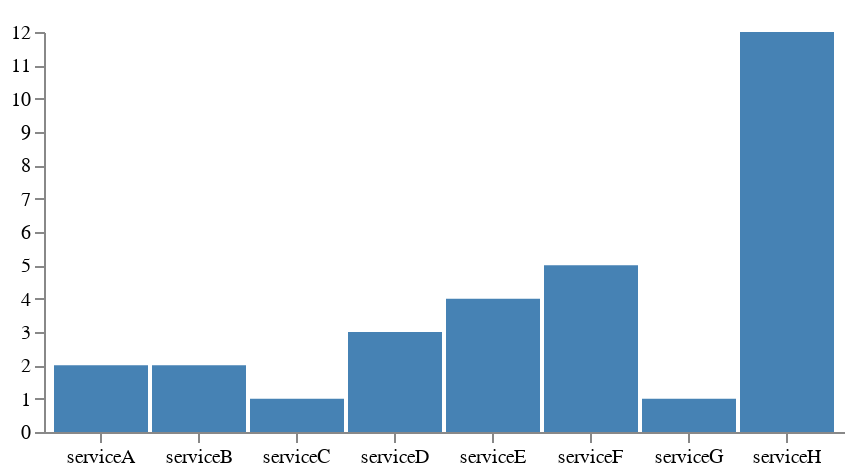

The specification (Vega-Lite) saved for this image:
### Vega specification from a JSON file in a GitHub repository (floating-point values rounded to 4 significant figures)
{"$schema": "https://vega.github.io/schema/vega/v5.json", "width": 400, "height": 200, "padding": 5, "data": [{"name": "table", "values": [{"category": "serviceA", "amount": 2}, {"category": "serviceB", "amount": 2}, {"category": "serviceC", "amount": 1}, {"category": "serviceD", "amount": 3}, {"category": "serviceE", "amount": 4}, {"category": "serviceF", "amount": 5}, {"category": "serviceG", "amount": 1}, {"category": "serviceH", "amount": 12}]}], "signals": [{"name": "tooltip", "value": {}, "on": [{"events": "rect:mouseover", "update": "datum"}, {"events": "rect:mouseout", "update": "{}"}]}], "scales": [{"name": "xscale", "type": "band", "domain": {"data": "table", "field": "category"}, "range": "width", "padding": 0.05, "round": true}, {"name": "yscale", "domain": {"data": "table", "field": "amount"}, "nice": true, "range": "height"}], "axes": [{"orient": "bottom", "scale": "xscale"}, {"orient": "left", "scale": "yscale"}], "marks": [{"type": "rect", "from": {"data": "table"}, "encode": {"enter": {"x": {"scale": "xscale", "field": "category"}, "width": {"scale": "xscale", "band": 1}, "y": {"scale": "yscale", "field": "amount"}, "y2": {"scale": "yscale", "value": 0}}, "update": {"fill": {"value": "steelblue"}}, "hover": {"fill": {"value": "red"}}}}, {"type": "text", "encode": {"enter": {"align": {"value": "center"}, "baseline": {"value": "bottom"}, "fill": {"value": "#555"}}, "update": {"x": {"scale": "xscale", "signal": "tooltip.category", "band": 0.5}, "y": {"scale": "yscale", "signal": "tooltip.amount", "offset": -2}, "text": {"signal": "tooltip.amount"}, "fillOpacity": [{"test": "isNaN(tooltip.amount)", "value": 0}, {"value": 1}]}}}]}
